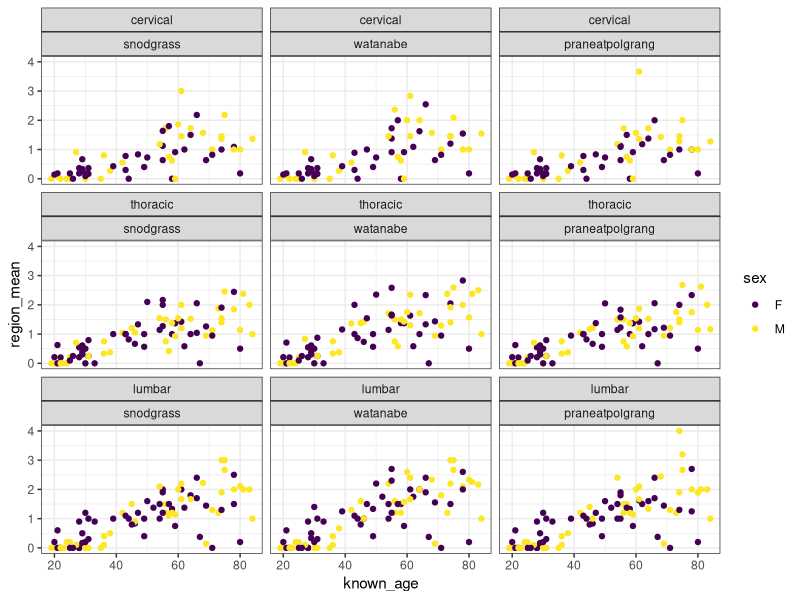

Here is the R script that generated this plot:
library(tidyverse)
library(here)
library(corrplot)
library(broom)
#library(infer)
#library(rstatix)

# Upload data -------------------------------------------------------------

raw_data <- readr::read_csv(here("data/derived_data/raw-data_clean.csv"))
raw_data_long <- readr::read_csv(here("data/derived_data/raw-data_long.csv"))

raw_data <- raw_data %>%
  mutate(sex = as_factor(sex),
         vertebral_position = as_factor(vertebral_position)) %>%
  filter(id != "MB14") # individual identified as an extreme outlier

raw_data_long <- raw_data_long %>%
  mutate(across(c(sex, position, element, method, region), as_factor)) %>%
  filter(id != "MB14") # individual identified as an extreme outlier


# Data wrangling ----------------------------------------------------------

# combine superior and inferior margin scores using mean
element_data_long <- raw_data_long %>% 
  group_by(id, method, element) %>%
  mutate(score = mean(score, na.rm = T)) %>%
  filter(position == "Superior") %>%
  dplyr::select(!position)

# EDA ---------------------------------------------------------------------

region_means <- raw_data_long %>%
  group_by(id, known_age, sex, region, method) %>%
  summarise(region_mean = mean(score, na.rm = T)) 

region_means2 <- raw_data_long %>%
  group_by(id, known_age, sex, method) %>%
  summarise(region_mean = mean(score, na.rm = T)) %>%
  mutate(region = "all")

region_means_all <- full_join(region_means, region_means2)

region_means_all <- region_means_all %>%
  ungroup() %>%
  mutate(age_group = case_when(known_age >= 0 & known_age <= 19 ~ 1,
            known_age >= 20 & known_age <= 29 ~ 2,
            known_age >= 30 & known_age <= 39 ~ 3,
            known_age >= 40 & known_age <= 49 ~ 4,
            known_age >= 50 & known_age <= 59 ~ 5,
            known_age >= 60 & known_age <= 69 ~ 6,
            known_age >= 70 & known_age <= 79 ~ 7,
            known_age >= 80 & known_age <= 89 ~ 8)) %>%
  mutate(age_group = as_factor(age_group))

# correlation between osteophyte score and age

  # scatter plots grouped by region means
region_means %>%
  #group_by(feat, known_age, sex, region, method) %>%
  #summarise(region_mean = mean(score, na.rm = T)) %>%
  ggplot(aes(x = known_age, region_mean, col = sex)) +
  geom_point() +
  scale_color_viridis_d() +
  facet_wrap(~ region + method) +
  theme_bw()

  # by element
cor_matrix <- raw_data %>%
  filter(vertebral_position == "Superior") %>%
  dplyr::select(!c(id, sex, vertebral_position)) %>%
  cor(use = "pairwise.complete.obs")

